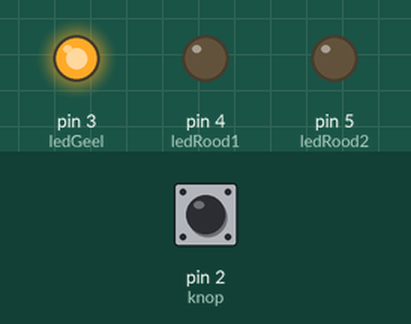
Simulated run of this sketch. Board: Arduino Uno, built with avr-gcc and run on an emulated ATmega328P. Shown: output pins drawn as LEDs (lit = HIGH). Dashed ring = blinking. The inputs (shaded band) are chosen by the test bench; at power-on: pin 2 (knop) HIGH.

Above: at 1.2 s.
1.3 s: pin 2 (knop) pulled LOW for 1 s
At 1.42 s:
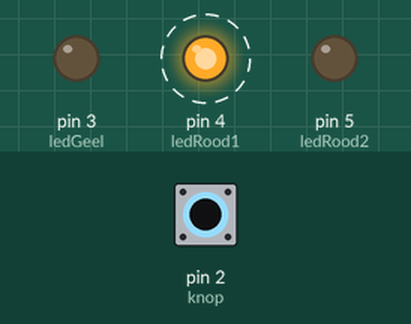
3.8 s: pin 2 (knop) pulled LOW for 3.2 s
At 4.17 s:
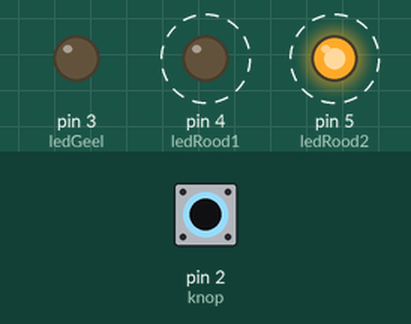
Timing chart, 0 to 8.6 s (numbered marks = the images above; inputs shaded):
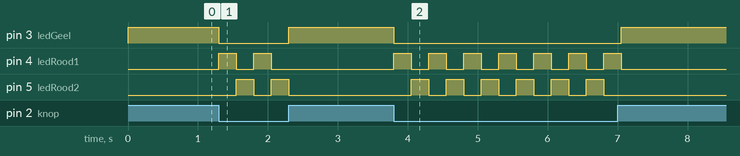

The sketch:

project-1code.ino
```cpp
// Pin‑definities
const int knop = 2;        // Ingang voor de knop (met interne pull‑up)
const int ledGeel = 3;     // Gele LED
const int ledRood1 = 4;    // Eerste rode LED
const int ledRood2 = 5;    // Tweede rode LED

void setup() {
  // Stel alle LED‑pinnen in als uitgang
  pinMode(ledGeel, OUTPUT);
  pinMode(ledRood1, OUTPUT);
  pinMode(ledRood2, OUTPUT);

  // Knop met interne pull‑up (knop LOW = ingedrukt)
  pinMode(knop, INPUT_PULLUP);

  // Gele LED standaard aan
  digitalWrite(ledGeel, HIGH);
}

void loop() {
  // Controleer of de knop is ingedrukt
  if (digitalRead(knop) == LOW) {

    // Gele LED uit wanneer de knop wordt ingedrukt
    digitalWrite(ledGeel, LOW);

    // Eerste rode LED aan, tweede uit
    digitalWrite(ledRood1, HIGH);
    digitalWrite(ledRood2, LOW);
    delay(250);

    // Als knop wordt losgelaten, stop de sequentie
    if (digitalRead(knop) == HIGH) return;

    // Eerste rode LED uit, tweede aan
    digitalWrite(ledRood1, LOW);
    digitalWrite(ledRood2, HIGH);
    delay(250);

  } else {
    // Knop niet ingedrukt: beide rode LEDs uit, gele LED aan
    digitalWrite(ledRood1, LOW);
    digitalWrite(ledRood2, LOW);
    digitalWrite(ledGeel, HIGH);
  }
}
```

Measured:
- after the input at 1.3 s, pin 3 (ledGeel): HIGH → LOW at once, → HIGH 1.0 s later; pin 4 (ledRood1): alternates HIGH for 0.25 s and LOW for 0.25 s, 4 changes in all, then stays LOW, starting at once; pin 5 (ledRood2): alternates HIGH for 0.25 s and LOW for 0.25 s, 4 changes in all, then stays LOW, starting after 0.25 s
- after the input at 3.8 s, pin 3 (ledGeel): HIGH → LOW at once, → HIGH 3.3 s later; pin 4 (ledRood1): alternates HIGH for 0.25 s and LOW for 0.25 s, 14 changes in all, then stays LOW, starting at once; pin 5 (ledRood2): alternates HIGH for 0.25 s and LOW for 0.25 s, 12 changes in all, then stays LOW, starting after 0.25 s
